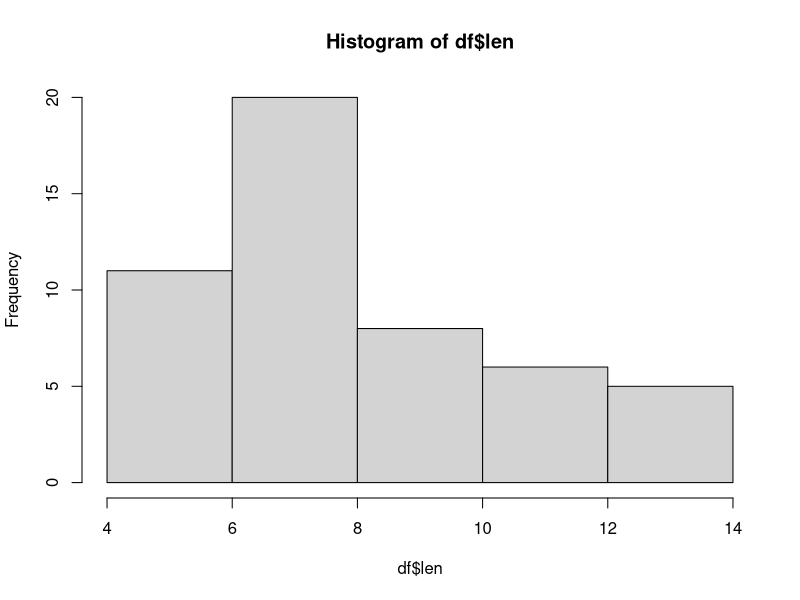

R code for this plot:
states=rownames(USArrests)

states



#Get states names with 'w'.

states[grep("w",states)]



#Get states names with 'W'.

states[grep("W",states)]



# 2. Prepare a histogram of the number of characters in each US state.

# states1 <- matrix(ncol=1, nrow=50)

df = NULL # defining null to df

# creating dataframe with lenght of each state

for (i in 1:50) {
  
  df = rbind(df, data.frame(states[i], nchar(states[i])))
  
}

colnames(df) <- c("names", "len")  # defining column names
hist(df$len) # creating Histogram
